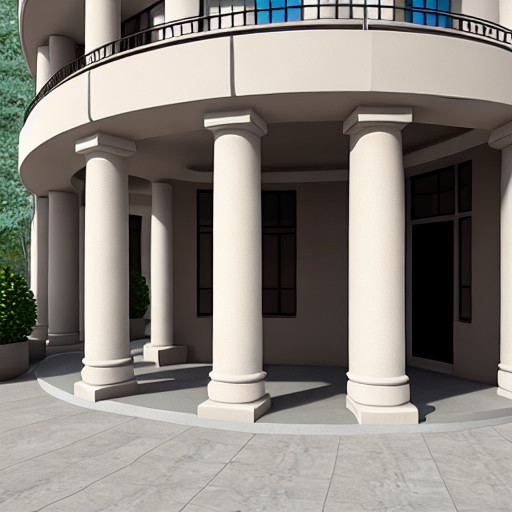
#> input picture image.png, 512 x 512 px
$ python -i preprocess.py   (imports and definitions only)
#> lines starting #> are read from the running program, lines starting #| are printed output that depends on the picture
import cv2

def preprocess_image(img_path):
#> called with img_path = '../image.png'
    img = cv2.imread(img_path)
#> img is the input picture: shape (512, 512, 3); mean B, G, R 125.1, 131.5, 136.6
    if img is None:
        raise FileNotFoundError(f"Image not found: {img_path}")

    gray = cv2.cvtColor(img, cv2.COLOR_BGR2GRAY)
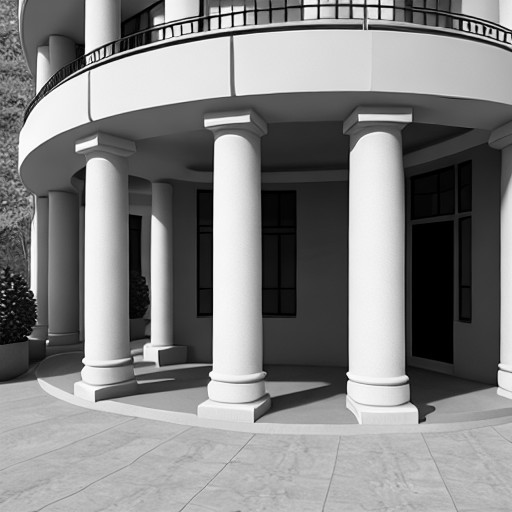
#> gray: shape (512, 512); min 0, max 255, mean 132.3
    blur = cv2.GaussianBlur(gray, (5, 5), 0)
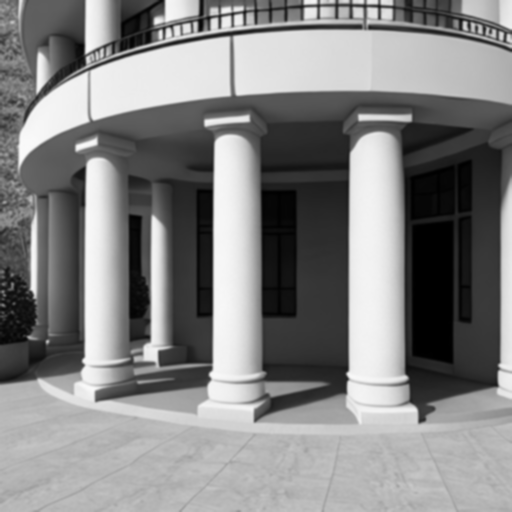
#> blur: shape (512, 512); min 0, max 251, mean 132.3
    _, binary = cv2.threshold(blur, 127, 255, cv2.THRESH_TOZERO_INV)
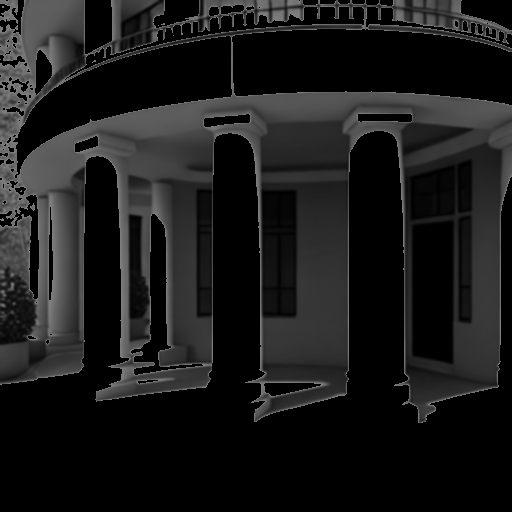
#> binary: shape (512, 512); min 0, max 127, mean 26.8
    return img, binary

>>> result = preprocess_image('../image.png')
